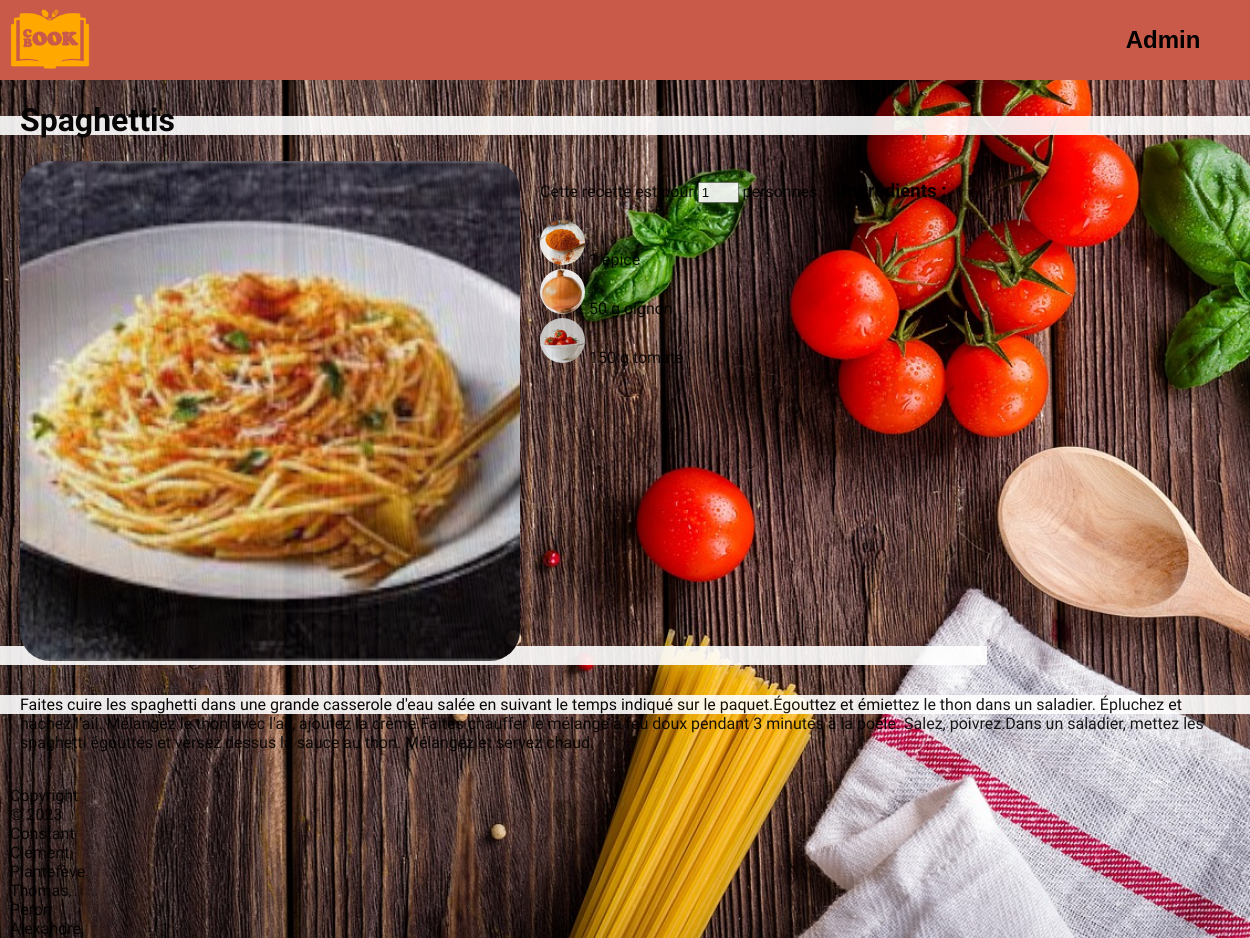
The page /pages/recette.php?idRecette=1 on the database its author committed.
### tables this page shows
CREATE TABLE `recette` (
  `idRecette` int(11) NOT NULL,
  `nomRecette` varchar(50) NOT NULL,
  `imgRecette` varchar(50) NOT NULL,
  `Description` varchar(500) NOT NULL,
  `Preparation` varchar(2000) NOT NULL
);

### class/pdowrapper/pdowrapper.php (called while the page is built, shortened)
<?php
class PdoWrapper
{
    private $pdo ;
    public function __construct($db_name, $db_host='127.0.0.1', $db_port='3306', $db_user = 'root', $db_pwd=''){
        $this->db_name = $db_name ;
        $this->db_host = $db_host ;
        $this->db_port = $db_port ;
        $this->db_user = $db_user ;
        $this->db_pwd = $db_pwd ;
        $dsn = 'mysql:dbname=' . $this->db_name . ';host='. $this->db_host. ';port=' . $this->db_port;
        try{
            $this->pdo = new PDO($dsn, $this->db_user, $this->db_pwd);
            $this->pdo->exec("set names utf8");
        }catch (\Exception $ex){
            die('Error : ' . $ex->getMessage()) ;
        }
    }
    public function exec($statement, $params, $classname=null){
        $res = $this->pdo->prepare($statement) ;
        $res->execute($params) or die(print_r($res->errorInfo()));
        if($classname != null){
            $data = $res->fetchAll(PDO::FETCH_CLASS, $classname);
        }else{
            $data = $res->fetchAll(PDO::FETCH_OBJ);
        }
        return $data ;
    }
}

### class/cb/CookbookDB.php (called while the page is built, shortened)
<?php
class cookbookDB extends PdoWrapper
{
    public function getRecette($id)
    {
        return $this->exec("SELECT * FROM recette WHERE idRecette = '$id'", null);
    }
    public function getIngredients($id)
    {
        return $this->exec("SELECT i.idIngredient, i.imgIngredient, i.nomIngredient, c.quantite, c.unite FROM recette as r
        INNER JOIN contenir as c
        ON r.idRecette = c.idRecette
        INNER JOIN ingredient as i
        ON c.idIngredient = i.idIngredient
        WHERE r.idRecette = '$id'", null);
    }
}

### class/Autoloader.php (called while the page is built, shortened)
<?php
class Autoloader
{
    static function autoload($class_name){
        $class_name = str_replace('\\', DIRECTORY_SEPARATOR, $class_name) ;
    }
}

### class/Rec_Ig/Recette.php (the view, shortened to what this page needs)
<?php
class Recette
{
function generateRecette($data,$tags,$liste): void{ ?>
    <div id="nom">
        <h1> <?= utf8_encode( $data[0]->nomRecette ) ?></h1>
    </div>
    <div id="info">
        <img id="photo_tete" src="/Projet_Recettes/<?= $data[0]->imgRecette ?>">
        <div id="ingredient">
                <span id="nbPersonne">
                    Cette recette est pour
                    <input type="number" id="personne" name="personne" max="20" min="1" value="1">
                    personnes
                </span>
            <h3>Ingrédients :</h3>
            <div id="liste_inrgredient">
                <?php foreach ($liste as $l) {
                    echo "<div class='ingredient'><img class='image_ingredient' src='/Projet_Recettes/" . $l->imgIngredient
                        . "'>" ?> <span class="quantite" value="<?=$l->quantite?>"><?=$l->quantite?></span> <?= $l->unite . " " .  $l->nomIngredient . "</div>";
                }
                ?>
            </div>
        </div>
    </div>
    <div id="flex">
        <div id="recette">
            <?php $prep = str_replace("\n", "<br/>", $data[0]->Preparation); ?>
            <?= htmlspecialchars_decode($prep) ?>
        </div>
    </div>
<?php
}
}
?>

### class/Template/css/main.css (style rules this page uses)
html, body { background-image: url("../img/Fond.jpg"); background-repeat: no-repeat; background-attachment: fixed; background-size: cover; height: 50%; margin: 0; }

### CSS/recette.css (style rules this page uses)
#nom { margin-right: 20px; margin-left: 20px; display: flex; width: 100%; }
#nbPersonne { text-align: right; margin-right: 20px; }
#personne { width: 33px; }
#info { margin-right: 20px; margin-left: 20px; display: flex; }
#photo_tete { width: 500px; height: 500px; border-radius: 30px; }
#ingredient { margin-right: 20px; margin-left: 20px; display: ruby; }
#liste_inrgredient { position: absolute; overflow: auto; width: 635px; height: 410px; }
.image_ingredient { width: 45px; height: 45px; border-radius: 50%; }
#flex { display: flex; }
#recette { margin-left: 20px; margin-right: 20px; margin-top: 30px; margin-bottom: 50px; }

### rows shown on the page
recette: nomRecette "Spaghettis", imgRecette (picture), Preparation "Faites cuire les spaghetti dans une grande casserole d'eau salée en suivant le temps indiqué sur le paquet.Égouttez et émiettez le thon dans un saladier. Épluchez et hachez l’ail. Mélangez le thon avec l'ail, ajoutez la crème.Faites chauffer le mélange à feu doux pendant 3 minutes à la poêle. Salez, poivrez.Dans un saladier, mettez les spaghetti égouttés et versez dessus la sauce au thon. Mélangez et servez chaud."

### other values the page prints
$l->quantite "1"
$l->nomIngredient "épice"
$l->quantite "50"
$l->unite "g"
$l->nomIngredient "oignon"
$l->quantite "150"
$l->nomIngredient "tomate"
